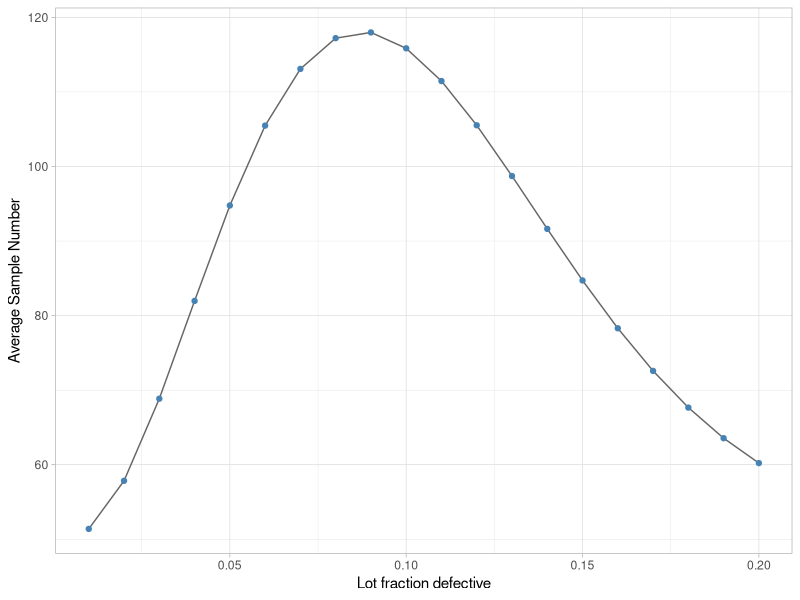

This chart was generated by the following R code:
## ---- chunk 1
#| label: fig-pmc-24-asn-curve
#| fig-cap: "Plot of Average Sample Number versus Lot Fraction Defective"
#| code-fold: true
#| message: false
library(tidyverse)

n1 <- 50
c1 <- 2
n2 <- 100
r1 <- 7 # first-sample rejection threshold (d1 >= r1)

asn_data <- tibble(p = seq(0.01, 0.20, 0.01)) |>
  mutate(
    Pa1 = pbinom(c1, n1, p),
    Pr1 = 1 - pbinom(r1 - 1, n1, p),
    P1 = Pa1 + Pr1,
    ASN = n1 * P1 + (n1 + n2) * (1 - P1)
  )

ggplot(asn_data, aes(p, ASN)) +
  geom_line(color = "grey40") +
  geom_point(color = "steelblue") +
  labs(x = "Lot fraction defective", y = "Average Sample Number") +
  theme_light()
